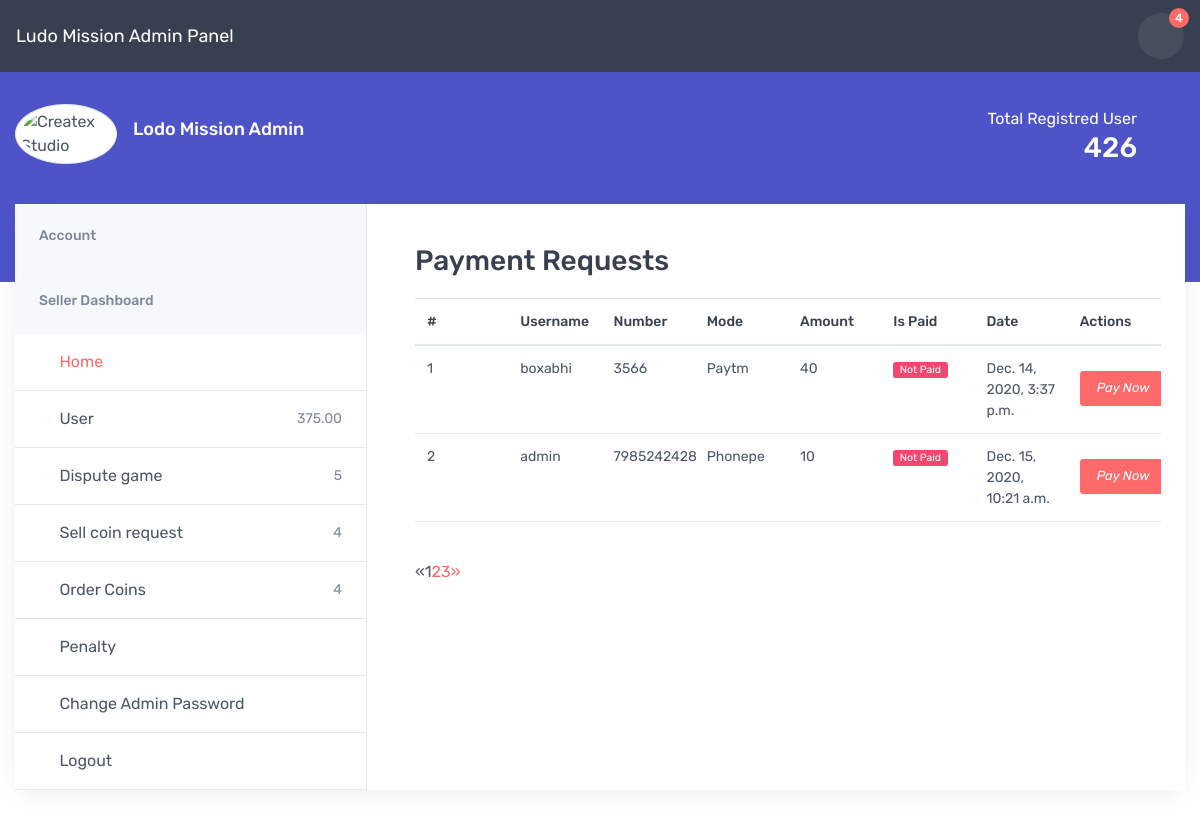
Page /paneladmin/sellcoinsrequest/ on the earlier database version.
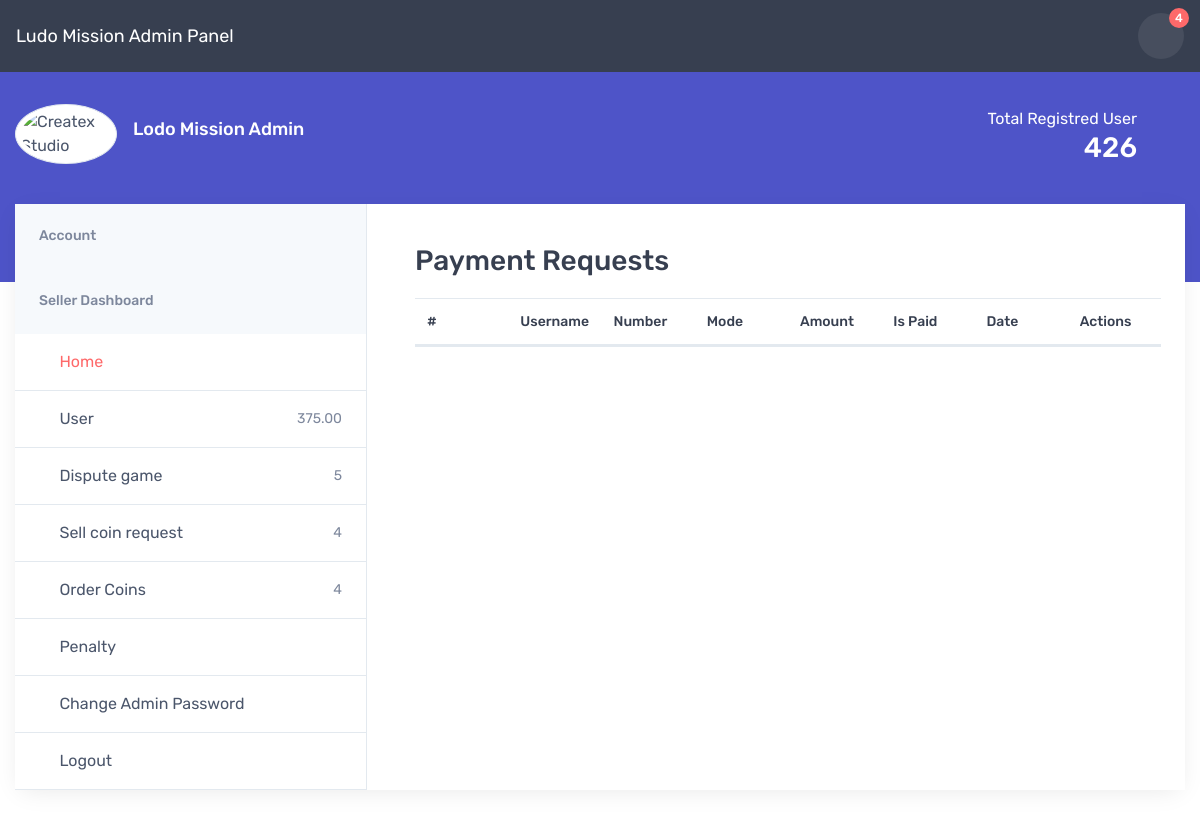
Same page on the later database version.
### transaction/models.py (models this page shows)
class SellCoins(models.Model):
    user = models.ForeignKey(User, related_name="SellCoins" , on_delete=models.CASCADE)
    amount = models.IntegerField(default=0)
    payment_mode = models.CharField(max_length=100 , default="Paytm")
    number = models.CharField(max_length=100)
    is_paid = models.BooleanField(default=False)
    trasaction_id = models.CharField(max_length=100)
    created_at = models.DateTimeField(auto_now=True)

### adminpanel/views.py (the view)
# urls.py: path('sellcoinsrequest/' , sellcoinsrequest , name="sellcoinsrequest"),
def sellcoinsrequest(request):
    objects = SellCoins.objects.all()
    paginator  = Paginator(objects, 2)
    page  = request.GET.get('page' , 1)
    try:
        page_obj = paginator.page(page)
    except PageNotAnInteger:
        page_obj = paginator.page(1)
    except EmptyPage:
        page_obj= paginator.page(paginator.num_pages)
    context = {'page_obj': page_obj}
    for p in page_obj:
        print(p)
    return render(request, 'admin_panel/sellcoinsrequests.html' , context)

### templates/admin_panel/sellcoinsrequests.html
{% extends "admin_panel/base.html" %}
{% block start %}
<section class="col-lg-8 pt-lg-4 pb-4 mb-3">
  <div class="pt-2 px-4 pl-lg-0 pr-xl-5">
    <h2 class="h3 py-2 text-center text-sm-left">Payment Requests</h2>
    <div class="table-responsive">
      <table class="table table-fixed font-size-sm mb-0">
        <thead>
          <tr>
            <th>#</th>
            <th>Username</th>
            <th> Number</th>
            <th> Mode</th>
            <th>Amount</th>
            <th>Is Paid</th>
            <th>Date</th>
            <th>Actions</th>
          </tr>
        </thead>
        <tbody>
          {% for sell_coin in page_obj %}
          <tr>
            <td>{{forloop.counter}}</td>
            <td>{{sell_coin.user.username}}</td>
            <td>{{sell_coin.number}}</td>
            <td>{{sell_coin.payment_mode}}</td>
            <td>{{sell_coin.amount}}</td>
            <td> {% if sell_coin.is_paid %}
              <span class="badge badge-success m-0">Paid</span>
              {%  else %}
              <span class="badge badge-danger m-0">Not Paid</span>
              {% endif %}</td>
              <td>{{sell_coin.created_at}}</td>
            <td class="py-3 align-middle">
              <a class="nav-link-style mr-2" href="{%url 'paycoins'%}" data-toggle="tooltip"
                title="Paynow"><i class="btn btn-primary btn-sm">Pay Now</i></td>
          </tr>
          {% endfor %}
        </tbody>
      </table>
    </div>
    <hr class="mb-grid-gutter">
    {% if page_obj.has_other_pages %}
    <nav class="d-flex justify-content-between pt-2" aria-label="Page navigation">
    <ul class="pagination">
        {% if page_obj.has_previous %}
        <li class="page-item"><a class="page-link"href="?page={{ page_obj.previous_page_number }}">&laquo;</a></li>
        {% else %}
        <li class="disabled"><span>&laquo;</span></li>
        {% endif %}
        {% for i in page_obj.paginator.page_range %}
        {% if page_obj.number == i %}
        <li class="active"><span>{{ i }} <span class="sr-only">(current)</span></span></li>
        {% else %}
        <li><a href="?page={{ i }}">{{ i }}</a></li>
        {% endif %}
        {% endfor %}
        {% if page_obj.has_next %}
        <li><a href="?page={{ page_obj.next_page_number }}">&raquo;</a></li>
        {% else %}
        <li class="disabled"><span>&raquo;</span></li>
        {% endif %}
    </ul>
  </nav>
    {% endif %}
  </div>
</section>
</div>
</div>
</div>
{% endblock %}

Differences in the rows shown:
removed SellCoins: user.username "boxabhi", number "3566", payment_mode "Paytm", amount "40", is_paid "Not Paid", created_at "Dec. 14, 2020, 3:37 p.m."
removed SellCoins: user.username "admin", number "7985242428", payment_mode "Phonepe", amount "10", is_paid "Not Paid", created_at "Dec. 15, 2020, 10:21 a.m."
Other differences:
list line gone: "1"
list line gone: "2"
list line gone: "3"
